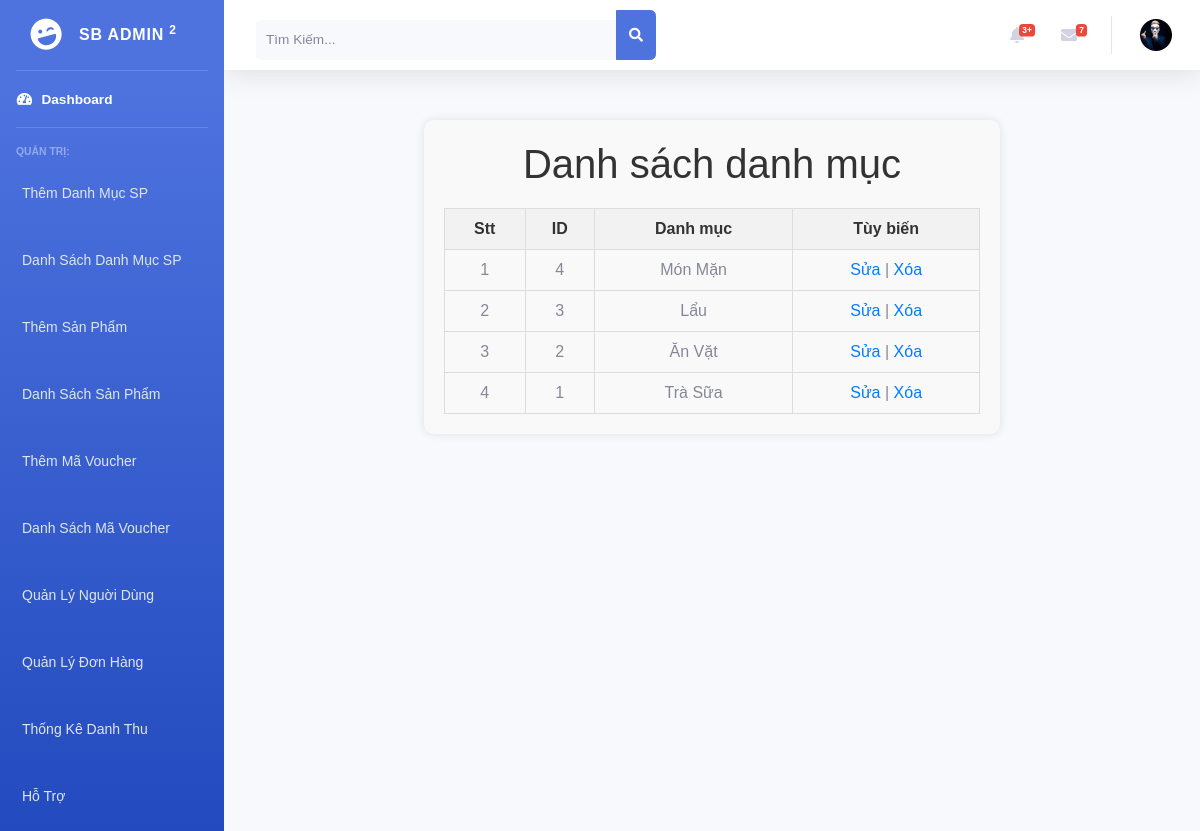
Page /admin/dm.php on the committed database.
### tables this page shows
CREATE TABLE `danhmuc` (
  `id_danhmuc` int(11) NOT NULL,
  `ten_danhmuc` varchar(100) NOT NULL
);

### admin/database.php (called while the page is built, shortened)
<?php
    class Database{
        public $host    = DB_HOST;
        public $user    = DB_USER;
        public $pass    = DB_PASS;
        public $dbname  = DB_NAME;
        public $link;
    private function connectDB(){
        $this->link = new mysqli($this->host, $this->user, $this->pass, $this->dbname);
    }
    public function select($query){
        $result = $this->link->query($query) or
        die($this->link->error._LINE_);
        if($result->num_rows > 0){
            return $result;
        }else{
            return false;
        }
    }
    }
?>

### admin/class/danhmuc_class.php (called while the page is built, shortened)
<?php
include "database.php";
class danhmuc {
    private $db;
    public function __construct() {
        $this->db = new Database();
    }
    public function Show_danhmuc() {
        $query = "SELECT * FROM danhmuc ORDER BY id_danhmuc DESC";
        $result = $this->db->select($query);
        return $result;
    }
}
?>

### admin/dm.php (the view, shortened to what this page needs)
<!DOCTYPE html>
<html lang="en">
<head>
    <link href="vendor/fontawesome-free/css/all.min.css" rel="stylesheet" type="text/css">
    <link href="css/sb-admin-2.min.css" rel="stylesheet">
    <link href="css/adddm.css" rel="stylesheet">
</head>
<body id="page-top">
    <div id="wrapper">
<?php
    include "headerr.php";
?>
<?php
    include "class/danhmuc_class.php";
    $danhmuc = new danhmuc;
    $show_danhmuc = $danhmuc ->show_danhmuc();
?>
<div class="connten">
    <h1>Danh sách danh mục</h1>
    <table>
        <tr>
            <th>Stt</th>
            <th>ID</th>
            <th>Danh mục</th>
            <th>Tùy biến</th>
        </tr>
        <?php
            if($show_danhmuc){$i=0;
                while($result = $show_danhmuc->fetch_assoc()) {$i++;
        ?>
        <tr>
            <td><?php echo $i ?></td>
            <td><?php echo $result ['id_danhmuc'] ?></td>
            <td><?php echo $result ['ten_danhmuc'] ?></td>
            <td><a href="updatedm.php?id_danhmuc=<?php echo $result['id_danhmuc'] ?>">Sửa</a> | <a href="deletedm.php?id_danhmuc=<?php echo $result['id_danhmuc'] ?>">Xóa</a></td>
        </tr>
        <?php
                }
            }
        ?>
    </table>
</div>
<?php
    include "script.php";
?>

### admin/css/adddm.css (style rules this page uses)
body { font-family: Arial, sans-serif; margin: 0; padding: 0; }
h1 { color: #333; margin-bottom: 20px; }
.connten { max-width: 800px; margin: 50px 200px; padding: 20px; background-color: #f9f9f9; border-radius: 10px; box-shadow: 0 0 10px rgba(0, 0, 0, 0.1); }
h1 { text-align: center; color: #333; }
table { width: 100%; border-collapse: collapse; margin-top: 20px; }
table th, table td { border: 1px solid #ddd; padding: 8px; text-align: left; }
table th { background-color: #f2f2f2; color: #333; }
table tr:nth-child(even) { background-color: #f9f9f9; }
table th, table td { text-align: center; }
a { color: #007bff; text-decoration: none; }

### rows in the picture
danhmuc: id_danhmuc "4", ten_danhmuc "Món Mặn"
danhmuc: id_danhmuc "3", ten_danhmuc "Lẩu"
danhmuc: id_danhmuc "2", ten_danhmuc "Ăn Vặt"
danhmuc: id_danhmuc "1", ten_danhmuc "Trà Sữa"
